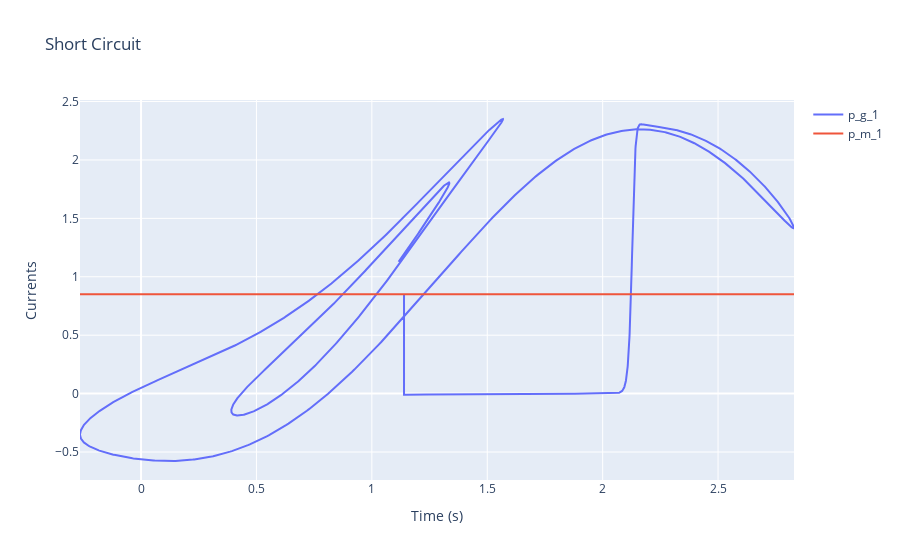

The code cell stored with this chart in its notebook:
### Code cell
fig = go.Figure()

fig.add_trace(go.Scatter(x=model.get_values('delta_1'), y=model.get_values('p_g_1'), mode='lines', name='p_g_1'))
fig.add_trace(go.Scatter(x=model.get_values('delta_1'), y=model.get_values('p_m_1'), mode='lines', name='p_m_1'))

fig.update_layout(
    title='Short Circuit',
    xaxis_title='Time (s)',
    yaxis_title='Currents',
    hovermode='closest'
)

fig.show()

### Figure 1 — Plotly figure (JSON) as saved in the notebook; plotly's stock layout.template omitted (floating-point values rounded to 4 significant figures; data arrays with more than 128 entries replaced by an {"elided": "..."} marker saying what was removed)
{"data": [{"mode": "lines", "name": "p_g_1", "type": "scatter", "x": {"elided": "3789 float values"}, "y": {"elided": "3789 float values"}}, {"mode": "lines", "name": "p_m_1", "type": "scatter", "x": {"elided": "3789 float values"}, "y": {"elided": "3789 float values"}}], "layout": {"hovermode": "closest", "title": {"text": "Short Circuit"}, "xaxis": {"title": {"text": "Time (s)"}}, "yaxis": {"title": {"text": "Currents"}}}}
